Frame 1 (no input): blank canvas, image omitted
Frame 60 (the mouse pressed at the canvas centre just before this capture): blank canvas, image omitted
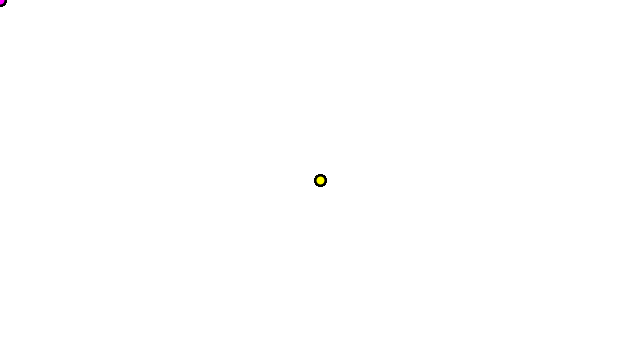
Frame 120 (the mouse held since frame 60 and released just before this capture)

The Processing sketch whose frames 1 and 60 were blank and that drew this single picture after the mouse press (run headless with seeded random() and noise(); from frame 60 on, the mouse is pressed at the canvas centre):

// Processing sketch: processing_107832
// ── processing_107832.pde

void setup() {
  size(640,360);
  background(255);
  strokeWeight(2);
  smooth();  
}
void draw(){
  int borderDistanceX = max(mouseX,width-mouseX)*255/width*2-255;
  int borderDistanceY = max(mouseY,height-mouseY)*255/height*2-255;
  int c255 = max(borderDistanceX,borderDistanceY);
 
  fill(255,255-c255,c255);
  ellipse(mouseX,mouseY,10,10);
}
